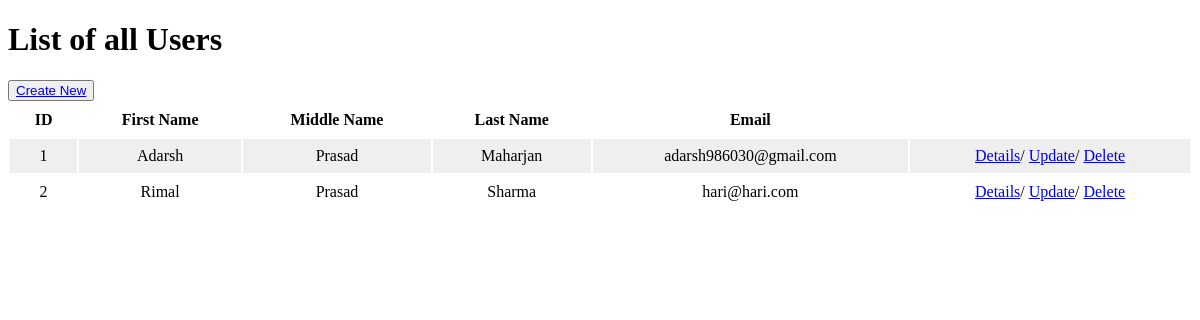
Before: /crud/list/ with the older database file.
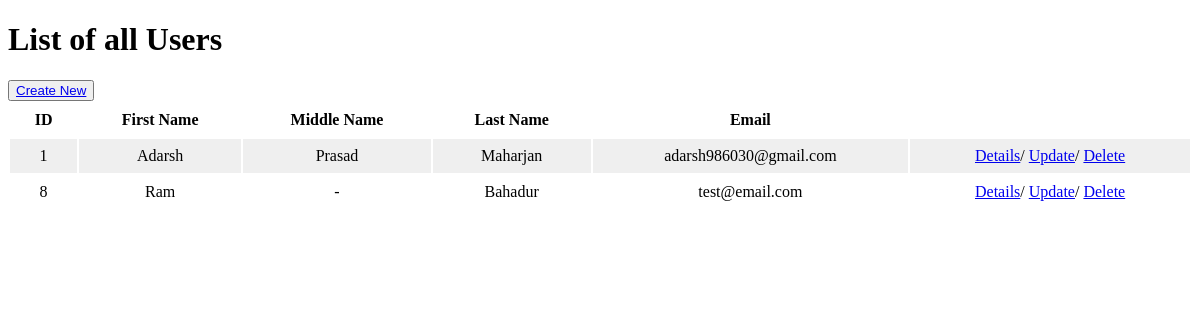
After: the same page with the newer database file.
### crud/models.py (models this page shows, shortened)
class UserInfo(models.Model):
    first_name = models.CharField(max_length=100)
    middle_name = models.CharField(max_length=100, blank=True)
    last_name = models.CharField(max_length=100)
    email = models.EmailField()
    dob = models.DateField()
    bio = models.TextField()

### crud/views.py (the view)
# urls.py: path('list/', list_all_user, name='list'),
def list_all_user(request):
    all_users = UserInfo.objects.all()
    context = {
        'data': all_users
    }
    return render(request, './crud/list.html', context=context)

### crud/templates/crud/list.html (shortened to what this page needs)
<!DOCTYPE html>
<html lang="en">
    <head>
    </head>
    <body>
        <h1>List of all Users</h1>
        <button><a href="{% url 'crud:create' %}">Create New</a></button>
        <table>
            <tr>
                <th>ID</th>
                <th>First Name</th>
                <th>Middle Name</th>
                <th>Last Name</th>
                <th>Email</th>
            </tr>
            {% for item in data %}
            <tr>
                <td>{{item.id}}</td>
                <td>{{item.first_name}}</td>
                {% if not item.middle_name %}
                <td>-</td>
                {% else %}
                <td>{{item.middle_name}}</td>
                {% endif %}
                <td>{{item.last_name}}</td>
                <td>{{item.email}}</td>
                <td>
                    <a href="{% url 'crud:detail' item.id %}">Details</a>/
                    <a href="{% url 'crud:update' item.id %}">Update</a>/
                    <a href="{% url 'crud:delete' item.id %}">Delete</a>
                </td>
            </tr>
            {% endfor %}
        </table>
    </body>
</html>

Changed rows visible on the page:
removed UserInfo: id "2", first_name "Rimal", middle_name "Prasad", last_name "Sharma", email "hari@hari.com"
added UserInfo: id "8", first_name "Ram", last_name "Bahadur", email "test@email.com"
